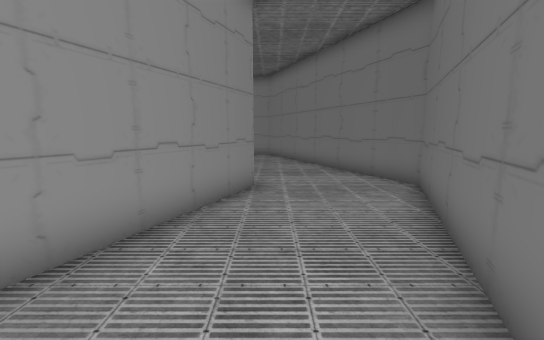
View 1 (above)

20 first-person views from a walk through a Unity game level. The camera is 1.5 m above the floor, tilts 8° down and sees 90° across. The floor is counted in squares, 1 m on a side. Each view is taken from the middle of a square. On the plan, view 1 faces up. The plan holds only what a view shows up to about 14 squares ahead; the rest is blank. The player is left out.

View 2
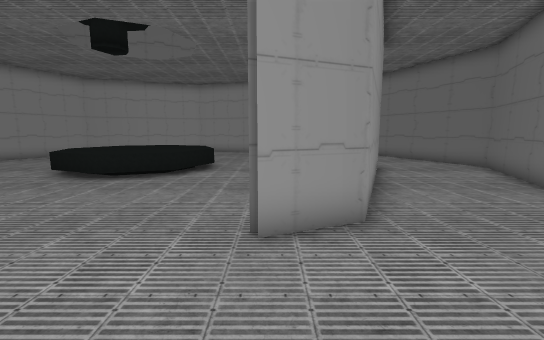

View 3
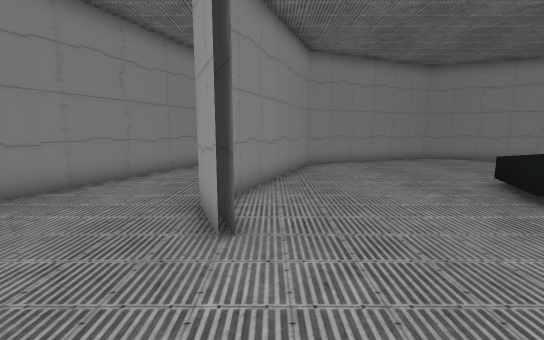

View 4
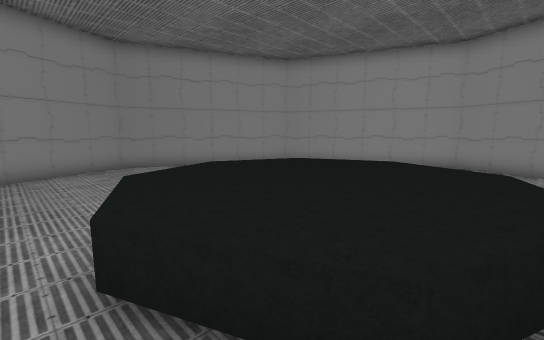

View 5
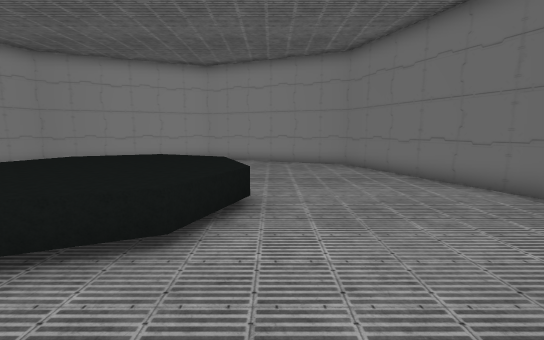

View 6
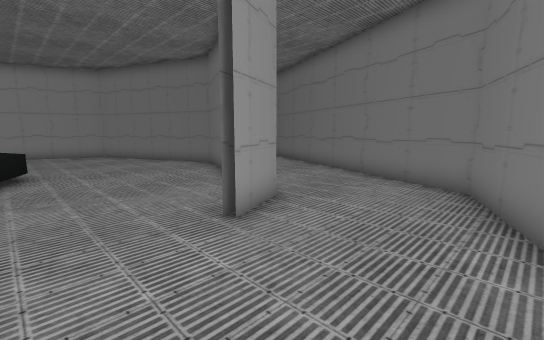

View 7
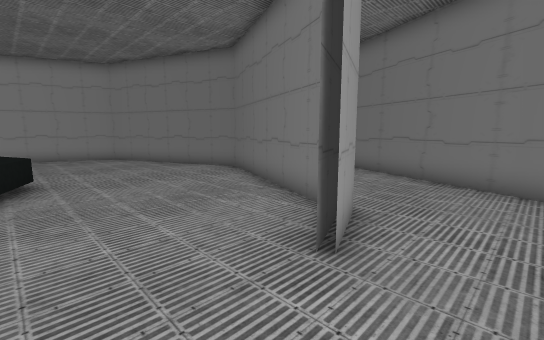

View 8
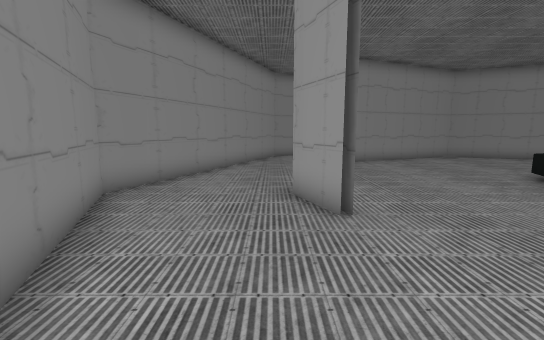

View 9
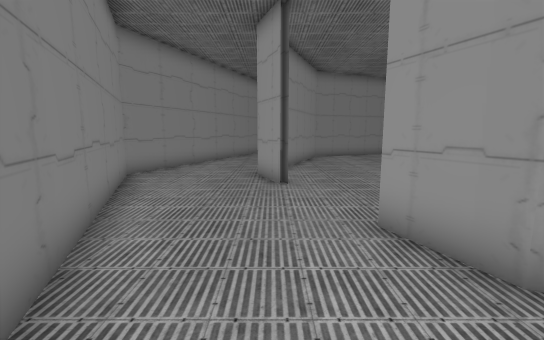

View 10
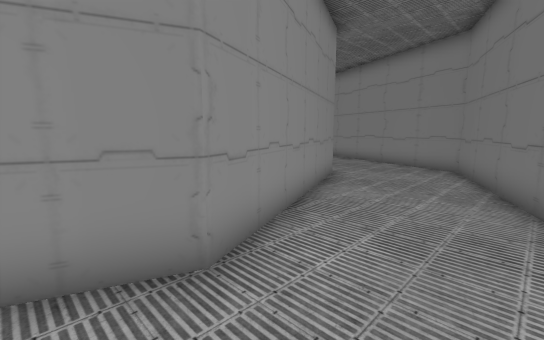

View 11
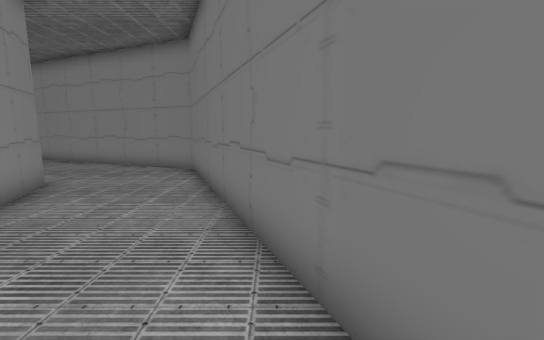

View 12
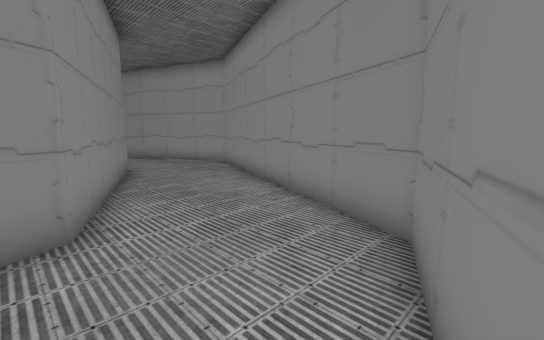

View 13
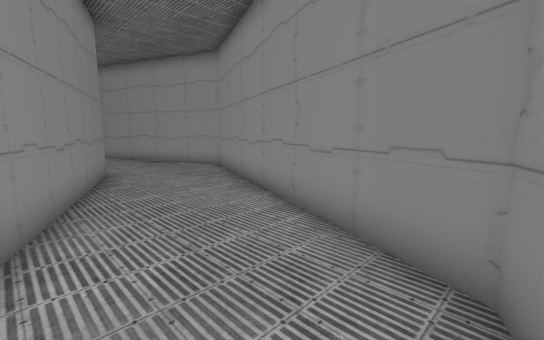

View 14
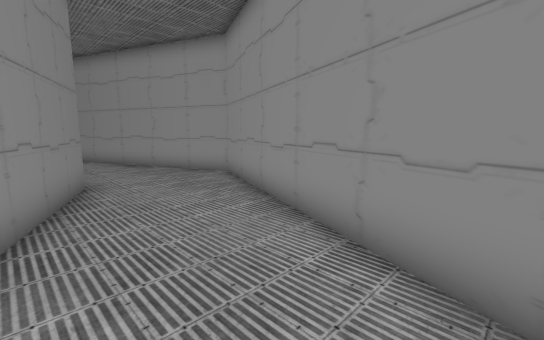

View 15
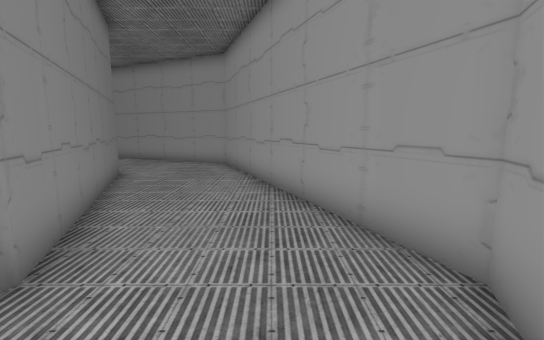

View 16
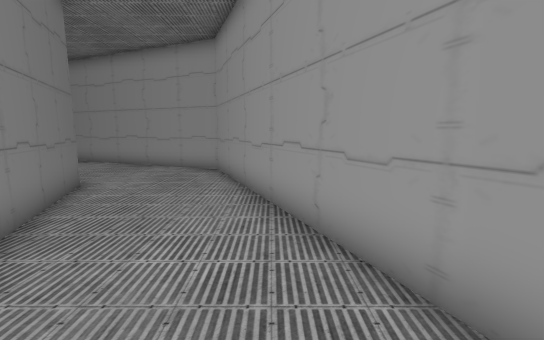

View 17
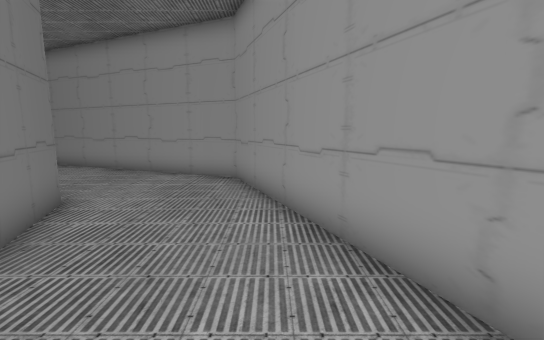

View 18
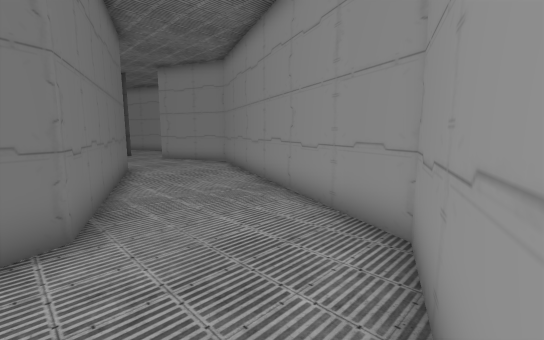

View 19
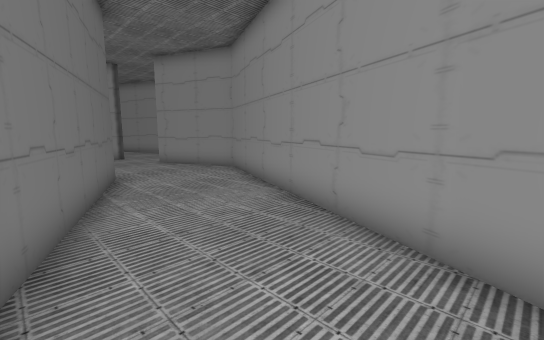

View 20
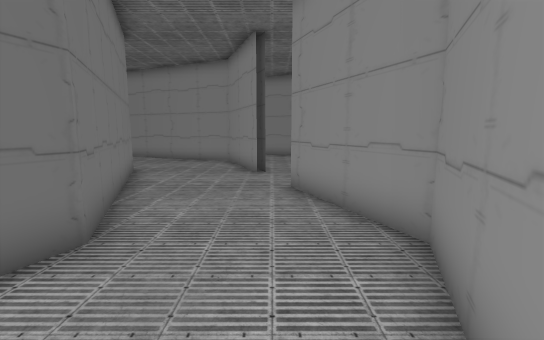

### Floor plan
Key: @ floor where view 1 was taken; # wall or solid block; . floor; ^ raised ledge.
Columns run from 25 left of view 1 to 4 right of it. Each row starts with its distance up from view 1.
 22             ######
 21           ###....###
 20        ####........####
 19      ###..............###
 18     ##..................##
 17    ##.......######.......##
 16    #......###   .###......#
 15   ##...####      ..####...##
 14   #....#         .....#....#
 13   #....#         .....#....#
 12  ##...##         .....##...##
 11  #....#          ......#....#
 10 ##...##..    ^^^^......##...##
  9 #....#....  ^^^^^^......#....#
  8 #....#..... ^^^^^^......#....#
  7 #....#......^^^^^^......#....#
  6 ##...##.....^^^^^^.....##...##
  5  #....#......^^^^......#....#
  4  #....#................#....#
  3  .....##..............##...##
  2  ......#..............#....#
  1  ..#...##............##...##
  0  ..#....###.........##...@#
 -1  ..##.....####........... #
 -2  .. #........####........#
 -3     ## ................###
 -4        ##............###
 -5         ###........###
 -6           ####..####
 -7              ####

Positions as (right, up) in squares from view 1, and headings:
1: (0, 0), facing up
2: (-5, -4), facing up
3: (-5, -1), facing left
4: (-8, 4), facing up-left
5: (-7, 2), facing up
6: (-8, -4), facing up-right
7: (-8, -2), facing up-right
8: (-4, -3), facing left
9: (-1, -2), facing left
10: (2, 6), facing up-left
11: (3, 7), facing up
12: (1, 14), facing up-left
13: (0, 15), facing up-left
14: (-2, 16), facing up-left
15: (-8, 20), facing left
16: (-10, 20), facing left
17: (-12, 19), facing left
18: (-17, 19), facing down-left
19: (-18, 17), facing down-left
20: (-23, 11), facing down
